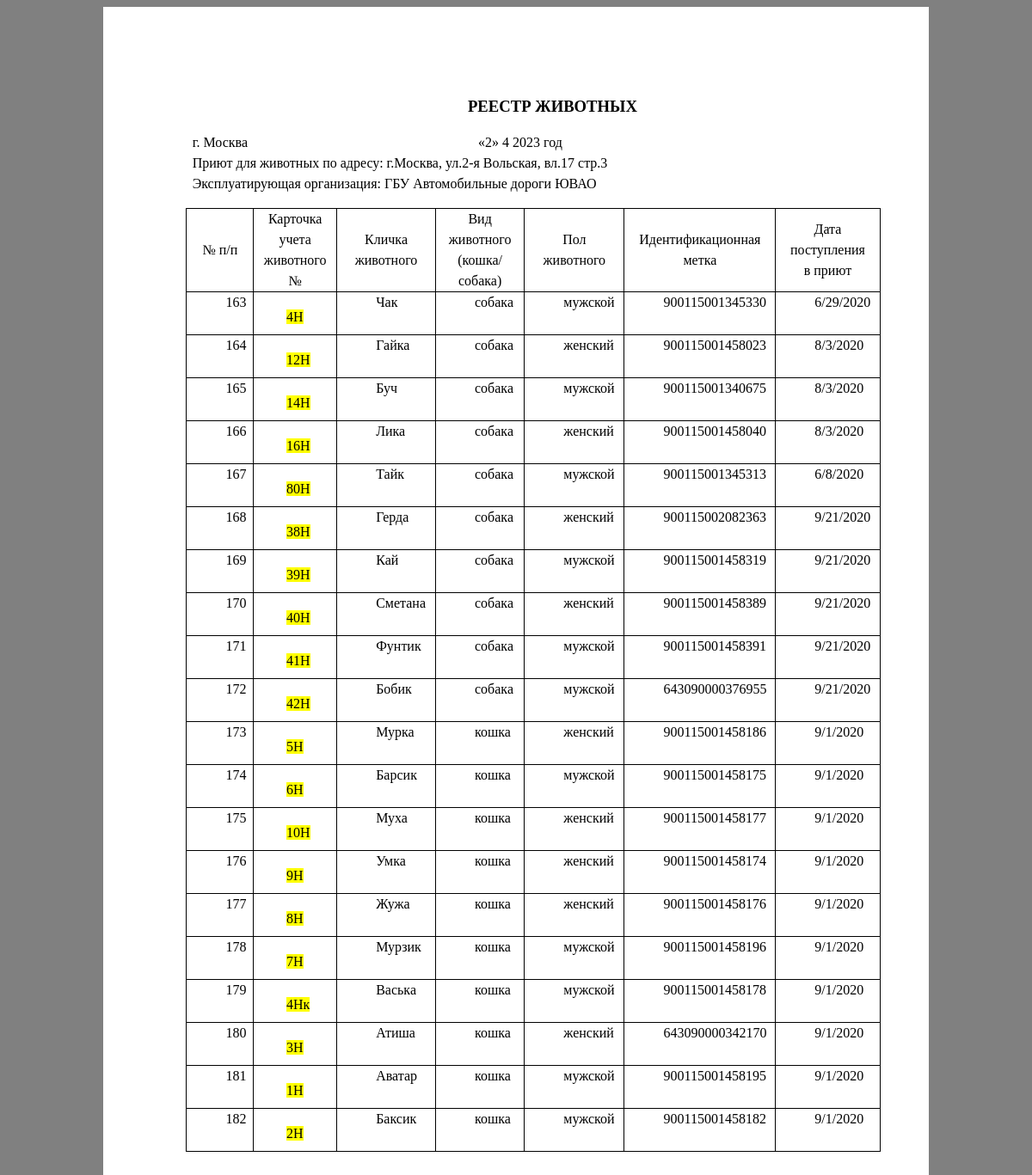
The page /pril4_for_volska.php on the database its author committed.
### pril4_for_volska.php (the view, shortened to what this page needs)
<html>
<?php
require_once('ConnectDB.php');
$sql = "SELECT * FROM `TABLE 1` WHERE `адрес приюта` LIKE '%Вольская%' ";
$result = mysqli_query($connect, $sql);
?>
<head>
</head>
<body style="background-color:gray;">
	<div class="c24" style="width:800; height:1331; background-color:white;   margin: auto;">
		<p class="c22"><span class="c23">РЕЕСТР ЖИВОТНЫХ</span></p>
		<p class="c16" id="h.gjdgxs"><span class="c9"></span></p>
		<p class="c10"><span class="c3">г. Москва
		<?php
		$today = getdate();
		echo "«",$today['mday'],"»        ",$today['mon'],"       ",$today['year'],"  год";?></span></p>
		<p class="c10"><span class="c3"><?php
		echo	"Приют для животных по адресу: г.Москва, ул.2-я Вольская, вл.17 стр.3" ?></span></p>
		<p class="c10"><span class="c3"><?php
		echo "Эксплуатирующая организация: ГБУ Автомобильные дороги ЮВАО" ?></span></p>
		<p class="c0"><span class="c3"></span></p><a id="t.43100d12c1eff6a5d3b3e8719d279bee0baf432d"></a><a id="t.0"></a>
		<table class="c5">
			<tbody>
				<tr class="c21">
					<td class="c15" colspan="1" rowspan="1">
						<p class="c14"><span class="c3">№ п/п</span></p>
					</td>
					<td class="c18" colspan="1" rowspan="1">
						<p class="c14"><span>Карточка учета животного №</span></p>
					</td>
					<td class="c20" colspan="1" rowspan="1">
						<p class="c14"><span class="c3">Кличка животного</span></p>
					</td>
					<td class="c17" colspan="1" rowspan="1">
						<p class="c14"><span class="c3">Вид животного (кошка/собака)</span></p>
					</td>
					<td class="c20" colspan="1" rowspan="1">
						<p class="c14"><span class="c3">Пол животного</span></p>
					</td>
					<td class="c19" colspan="1" rowspan="1">
						<p class="c14"><span class="c3">Идентификационная метка</span></p>
					</td>
					<td class="c20" colspan="1" rowspan="1">
						<p class="c14"><span class="c3">Дата поступления</span></p>
						<p class="c14"><span class="c3">в приют</span></p>
					</td>
				</tr>
				<?php while($row = mysqli_fetch_assoc($result)) {?>
				<tr class="c12">
					<td class="c13" colspan="1" rowspan="1">
						<p class="c0"><span class="c3"><?php echo $row['п/п']; ?></span></p>
					</td>
					<td class="c1" colspan="1" rowspan="1">
						<p class="c0"><span class="c3 c11"><?php echo $row['карточка учета животного №']; ?></span><p>
					</td>
					<td class="c8" colspan="1" rowspan="1">
						<p class="c0"><span class="c3"><?php echo $row['кличка']; ?></span></p>
					</td>
					<td class="c4" colspan="1" rowspan="1">
						<p class="c0"><span class="c3"></span><?php echo $row['вид']; ?></p>
					</td>
					<td class="c8" colspan="1" rowspan="1">
						<p class="c0"><span class="c3"></span><?php echo $row['пол']; ?></p>
					</td>
					<td class="c8" height = 50pt colspan="1" rowspan="1">
						<p class="c0"><span class="c3"></span><?php echo $row['идентификационная метка']; ?></p>
					</td>
					<td class="c8" colspan="1" rowspan="1">
						<p class="c0"><span class="c3"></span><?php echo $row['дата поступления в приют']; ?></p>
					</td>
				<?php } ?>
			</tbody>
		</table>
		<p class="c25"><span class="c9"></span></p>
	</div>
</body>
</html>

### rows shown on the page
table 1: value "163", value "4Н", кличка "Чак", вид "собака", пол "мужской", идентификационная метка "900115001345330", дата поступления в приют "6/29/2020"
table 1: value "164", value "12Н", кличка "Гайка", вид "собака", пол "женский", идентификационная метка "900115001458023", дата поступления в приют "8/3/2020"
table 1: value "165", value "14Н", кличка "Буч", вид "собака", пол "мужской", идентификационная метка "900115001340675", дата поступления в приют "8/3/2020"
table 1: value "166", value "16Н", кличка "Лика", вид "собака", пол "женский", идентификационная метка "900115001458040", дата поступления в приют "8/3/2020"
table 1: value "167", value "80Н", кличка "Тайк", вид "собака", пол "мужской", идентификационная метка "900115001345313", дата поступления в приют "6/8/2020"
table 1: value "168", value "38Н", кличка "Герда", вид "собака", пол "женский", идентификационная метка "900115002082363", дата поступления в приют "9/21/2020"
table 1: value "169", value "39Н", кличка "Кай", вид "собака", пол "мужской", идентификационная метка "900115001458319", дата поступления в приют "9/21/2020"
table 1: value "170", value "40Н", кличка "Сметана", вид "собака", пол "женский", идентификационная метка "900115001458389", дата поступления в приют "9/21/2020"
table 1: value "171", value "41Н", кличка "Фунтик", вид "собака", пол "мужской", идентификационная метка "900115001458391", дата поступления в приют "9/21/2020"
table 1: value "172", value "42Н", кличка "Бобик", вид "собака", пол "мужской", идентификационная метка "643090000376955", дата поступления в приют "9/21/2020"
table 1: value "173", value "5Н", кличка "Мурка", вид "кошка", пол "женский", идентификационная метка "900115001458186", дата поступления в приют "9/1/2020"
table 1: value "174", value "6Н", кличка "Барсик", вид "кошка", пол "мужской", идентификационная метка "900115001458175", дата поступления в приют "9/1/2020"
table 1: value "175", value "10Н", кличка "Муха", вид "кошка", пол "женский", идентификационная метка "900115001458177", дата поступления в приют "9/1/2020"
table 1: value "176", value "9Н", кличка "Умка", вид "кошка", пол "женский", идентификационная метка "900115001458174", дата поступления в приют "9/1/2020"
table 1: value "177", value "8Н", кличка "Жужа", вид "кошка", пол "женский", идентификационная метка "900115001458176", дата поступления в приют "9/1/2020"
table 1: value "178", value "7Н", кличка "Мурзик", вид "кошка", пол "мужской", идентификационная метка "900115001458196", дата поступления в приют "9/1/2020"
table 1: value "179", value "4Нк", кличка "Васька", вид "кошка", пол "мужской", идентификационная метка "900115001458178", дата поступления в приют "9/1/2020"
table 1: value "180", value "3Н", кличка "Атиша", вид "кошка", пол "женский", идентификационная метка "643090000342170", дата поступления в приют "9/1/2020"
table 1: value "181", value "1Н", кличка "Аватар", вид "кошка", пол "мужской", идентификационная метка "900115001458195", дата поступления в приют "9/1/2020"
table 1: value "182", value "2Н", кличка "Баксик", вид "кошка", пол "мужской", идентификационная метка "900115001458182", дата поступления в приют "9/1/2020"

### other values the page prints
$today['mday'] "2"
$today['mon'] "4"
$today['year'] "2023"
